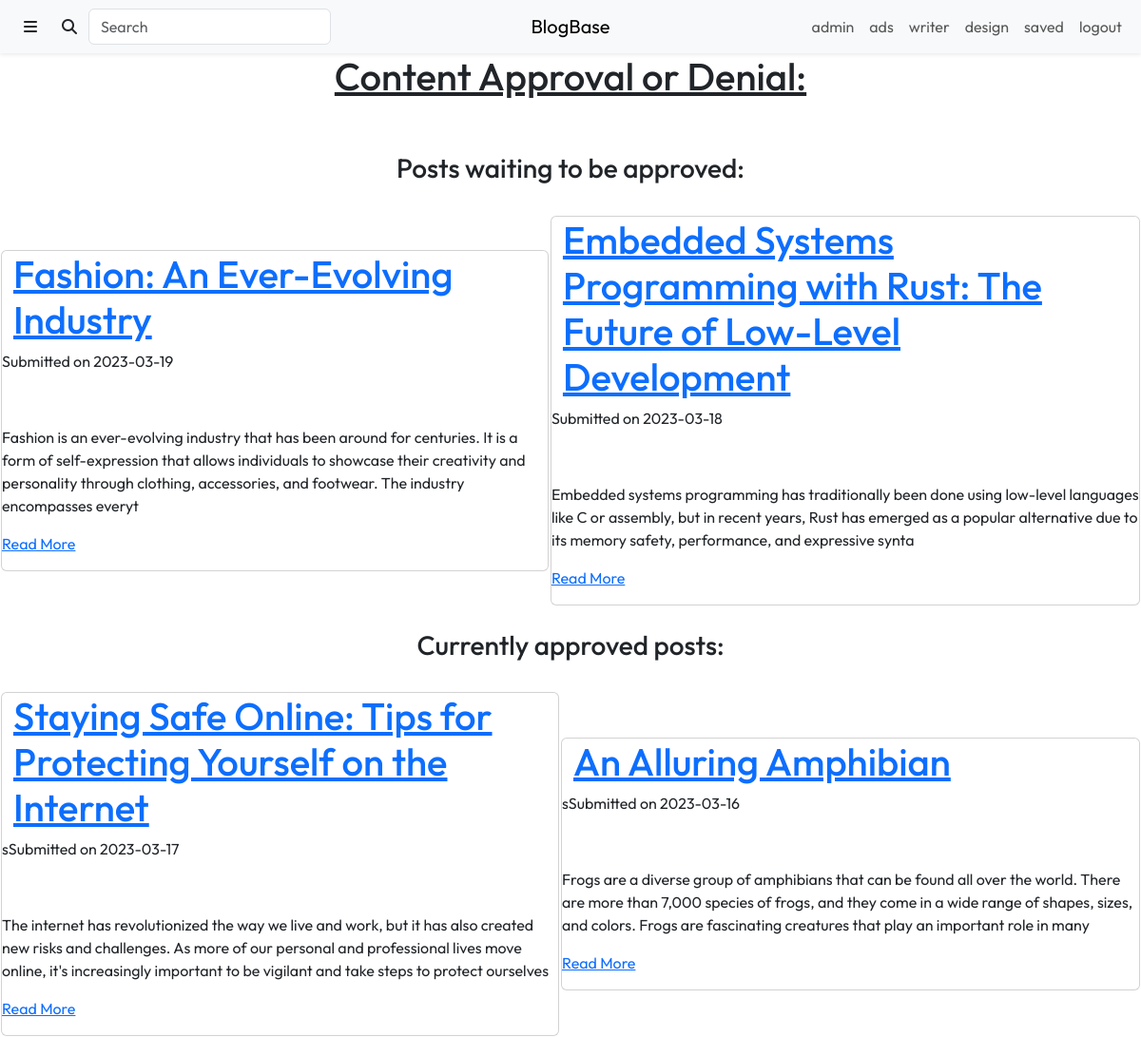
Before: /content/design_og.php (signed in) with the older database file.
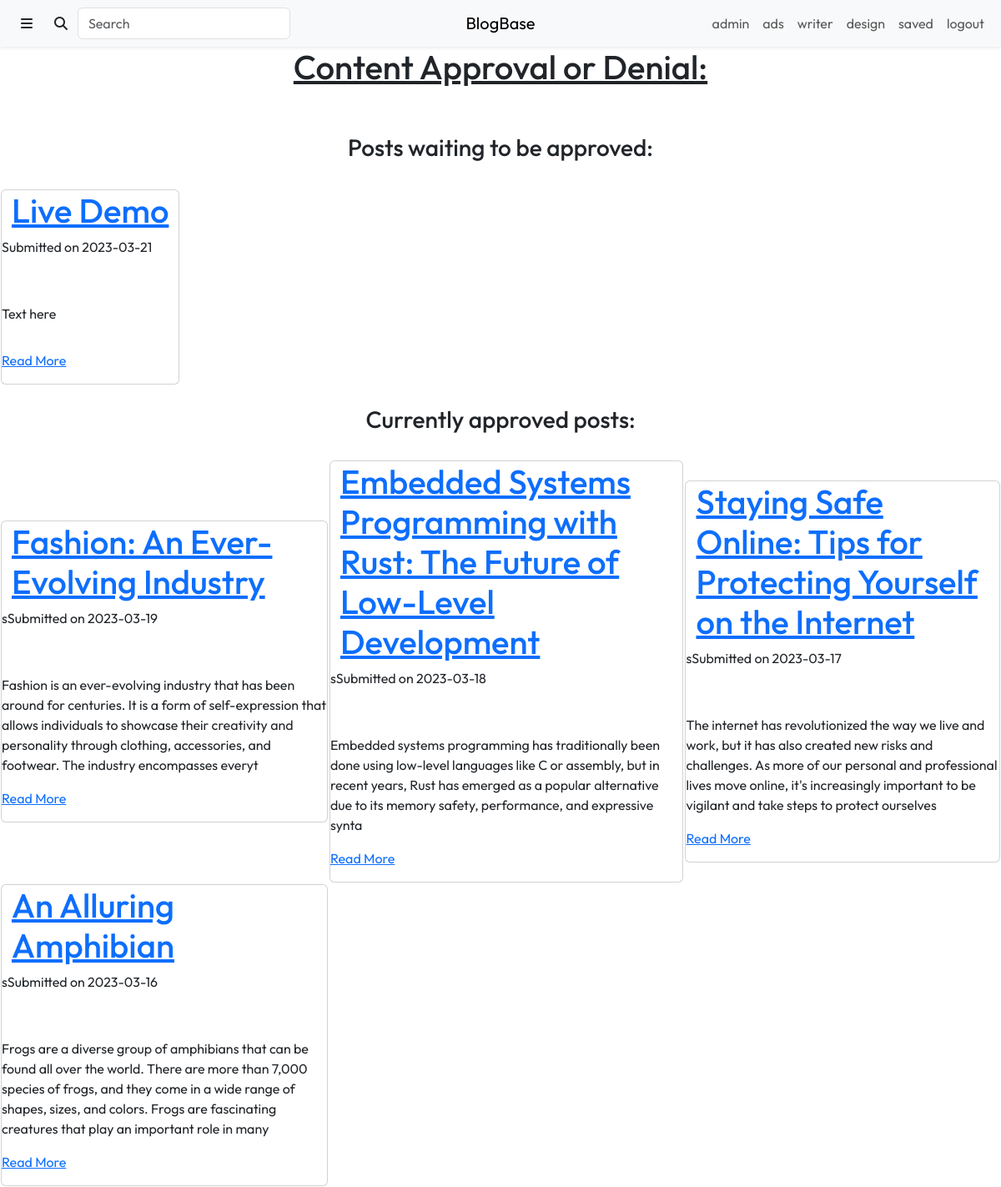
After: the same page with the newer database file.
### tables this page shows
CREATE TABLE `Articles` (
  `article_id` int(11) NOT NULL,
  `author_id` int(11) NOT NULL,
  `title` varchar(225) NOT NULL,
  `description` tinytext NOT NULL,
  `lead_image` varchar(255) NOT NULL,
  `content` longblob NOT NULL,
  `submit_date` date NOT NULL DEFAULT current_timestamp(),
  `approved` tinyint(1) NOT NULL DEFAULT 0,
  `click_number` int(11) NOT NULL DEFAULT 0
);

### content/design_og.php (the view, shortened to what this page needs)
<?php
require_once "../include/connect.inc.php";
 ?>
<!DOCTYPE html>
<html lang="en">
    <head>
        <link rel="stylesheet" href="https://cdn.jsdelivr.net/npm/bootstrap@5.3.0-alpha1/dist/css/bootstrap.min.css">
        <link rel="stylesheet" href="https://cdnjs.cloudflare.com/ajax/libs/font-awesome/6.2.1/css/all.min.css">
        <link rel="stylesheet" href="./css/styles.css">
    </head>
    <body>
        <div class="header">
            <?php include "./views/header.php" ?>
        </div>
        <?php
        $current_user = $_SESSION['username'];
        $test_auth = "SELECT username
                      FROM `Users`
                      WHERE username = '$current_user' AND (admin = 1 OR designer = 1)";
        $help = $con->query($test_auth);
        if($help->num_rows > 0){
        ?>
            <center><h1><u>Content Approval or Denial:</u></h1></center>
            <br><br>
            <center><h3>Posts waiting to be approved:</h3></center>
            <br>
            <?php
            require_once "../include/connect.inc.php";
            try {
                $stmt = $con->query('SELECT article_id, title, description, submit_date
                                     FROM `Articles`
                                     WHERE approved = 0
                                     ORDER BY article_id DESC');
            ?>
                <table class="main-space">
                <?php
                if ($stmt->num_rows > 0) {
                    $stmt->fetch_assoc();
                    foreach($stmt as $row) {
                        echo "<center><td>";
                        echo '<div class="card">';
                        echo '<div class="container">';
                        echo '<h1><a href="./article.php?id=' . $row['article_id'] . '">' . $row['title'] . '</a></h1>';
                        echo '</div>';
                        echo '<p>Submitted on ' . $row['submit_date'] . '</p><br>';
                        echo '<p>' . $row['description'] . '</p>';
                        echo '<p><a href="./article.php?id=' . $row['article_id'] . '">Read More</a></p>';
                        echo '</div>';
                        echo "</td></center>";
                    }
                } else { ?>
                    <br><center><h5>There are no posts waiting to be approved</h5></center><br>
            <?php
                }
            }
            catch (PDOException $e) {
                echo $e->getMessage();
            }
            echo "</table>";
            ?>
           <br>
           <center><h3>Currently approved posts:</h3></center>
           <br>
            <?php
            try {
                $stmt = $con->query('SELECT article_id, title, description, submit_date
                                     FROM `Articles`
                                     WHERE approved = 1
                                     ORDER BY article_id DESC');
            ?>
                <table class="main-space">
                <?php
                if ($stmt->num_rows > 0) {
                    $stmt->fetch_assoc();
                    foreach ($stmt as $row) {
                        echo "<center><td>";
                        echo '<div class="card">';
                        echo '<div class="container">';
                        echo '<h1><a href="./article.php?id=' . $row['article_id'] . '">' . $row['title'] . '</a></h1>';
                        echo '</div>';
                        echo '<p>sSubmitted on ' . $row['submit_date'] . '</p><br>';
                        echo '<p>' . $row['description'] . '</p>';
                        echo '<p><a href="./article.php?id=' . $row['article_id'] . '">Read More</a></p>';
                        echo '</div>';
                        echo "</td></center>";
                    }
                } else { ?>
                    <br><center><h5>There are no posts that are currently approved</h5></center><br>
            <?php
                }
            }
            catch (PDOException $e) {
                echo $e->getMessage();
            }
            echo "</table>";
            ?>
        <?php
        }
        ?>
    </body>
</html>

Changed rows visible on the page:
added articles: title "Live Demo", submit_date "2023-03-21", description "Text here", shown under "Posts waiting to be approved:"
changed articles "Fashion: An Ever-Evolving Industry": moves from the list under "Posts waiting to be approved:" to the list under "Currently approved posts:"
changed articles "Embedded Systems Programming with Rust: The Future of Low-Level Development": moves from the list under "Posts waiting to be approved:" to the list under "Currently approved posts:"
